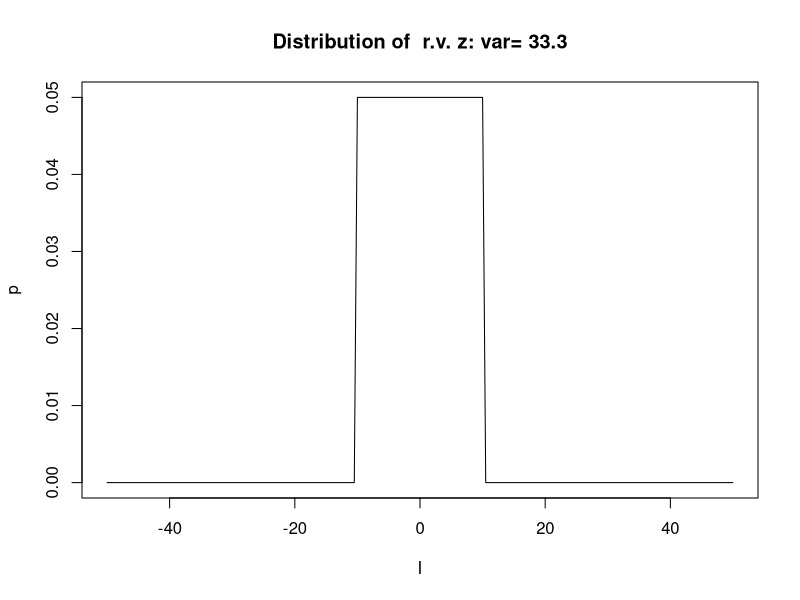
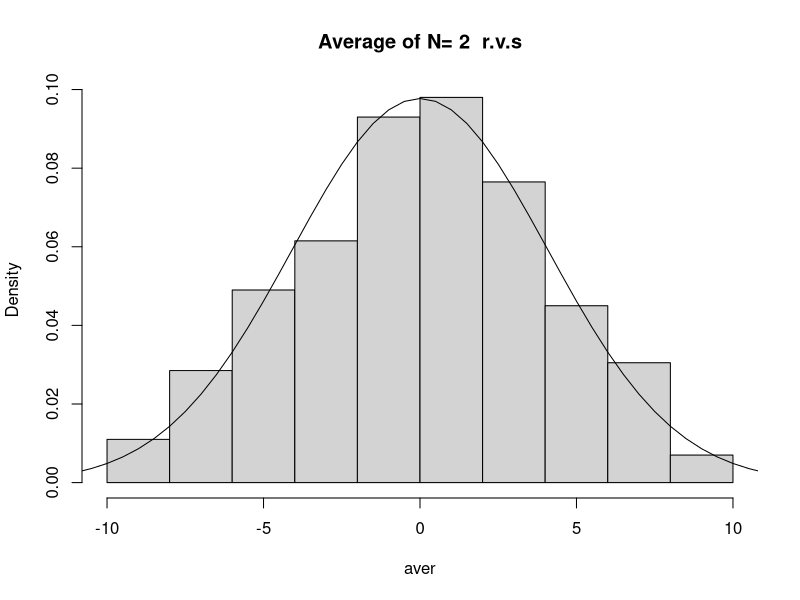
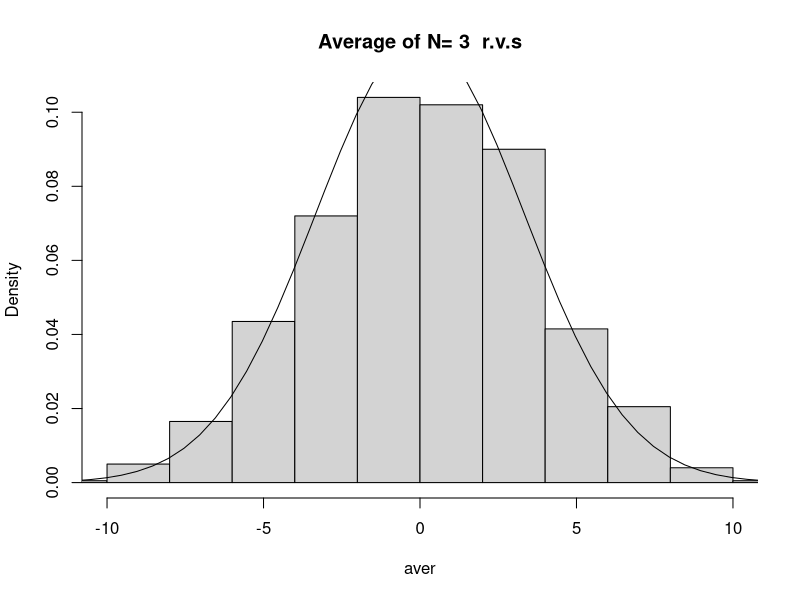
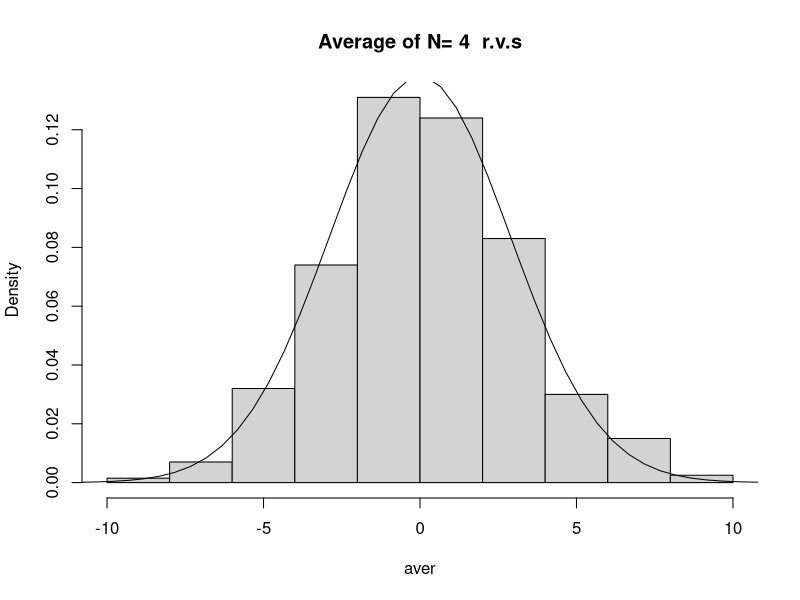
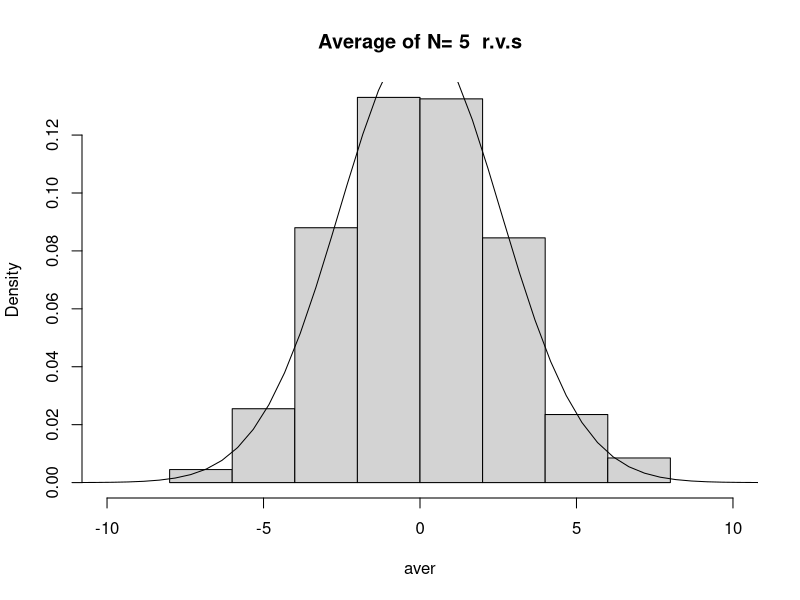
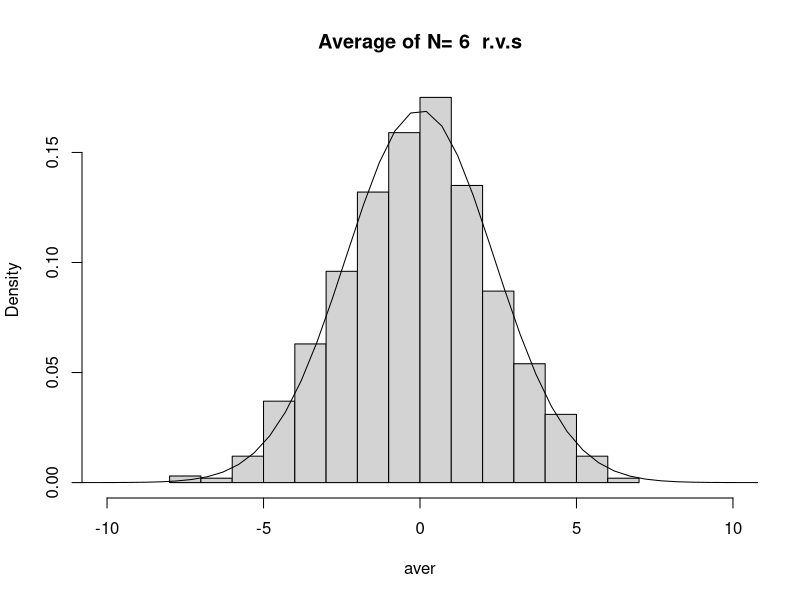
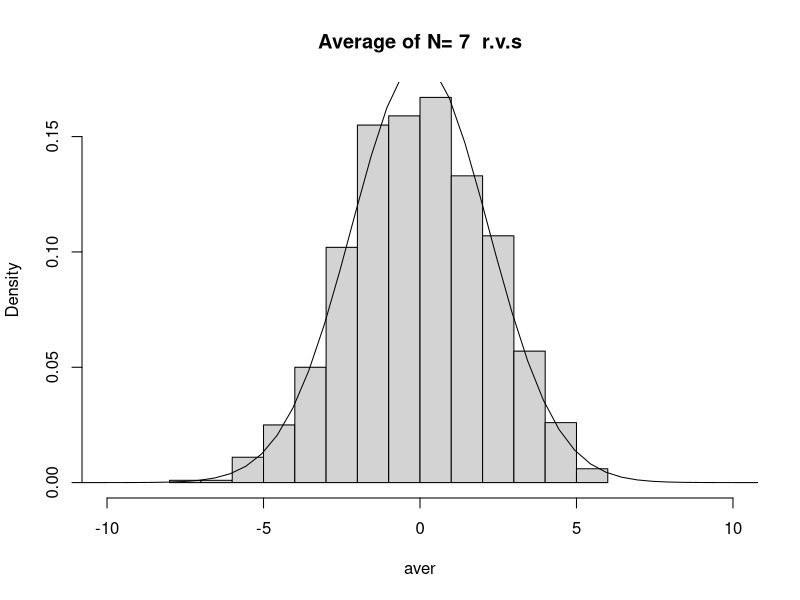
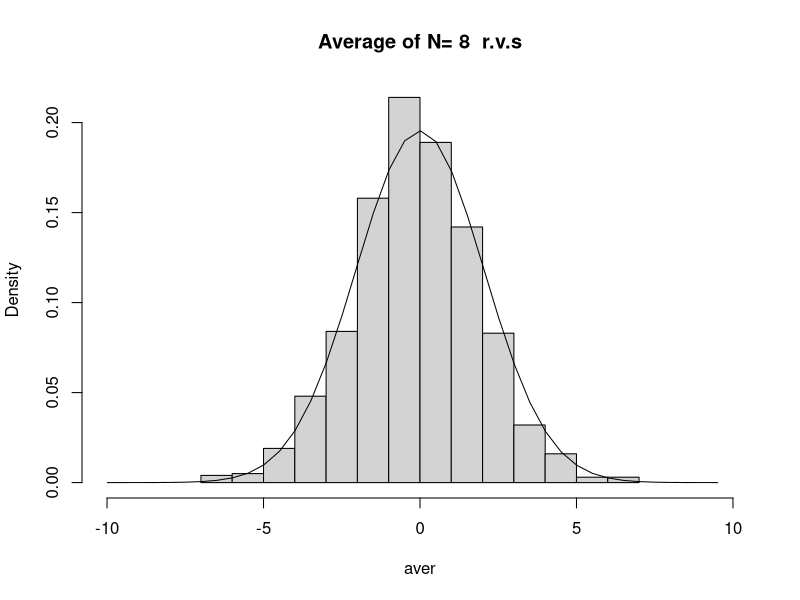

Here is the R script that generated these plots, in order:
# INFOF422
# central.R
# Script: visualizes the distribution of the estimator
# of the variance of a non gaussian random variableshows the central limit theorem


par(ask=TRUE)
N<-1
R<-1000

I<-seq(-50,50,by=.5)

Mn<--10
Mx<-10
var.th<-(1/(Mx-Mn))*((Mx^3)/3-(Mn^3)/3)
p<-dunif(I,min=Mn,max=Mx)
plot(I,p,type="l",
     main=paste("Distribution of  r.v. z: var=",round(var.th,digits=1)))

aver<-rep(0,R)

for (N in 2:1000){
  for (i in 1:N){
    aver<-aver+runif(R,min=Mn,max=Mx)
  }
  aver<-aver/N
  hist(aver,freq=FALSE, main= paste("Average of N=",N, " r.v.s"),xlim=c(Mn,Mx)) #,xlim=range(I2))
  I2<-seq(-5*sd(aver),5*sd(aver),by=.5)
  
  p.var.hat<-dnorm(I2,mean=0,sd=sqrt(var.th/N))
  lines(I2,p.var.hat,type="l")
}




